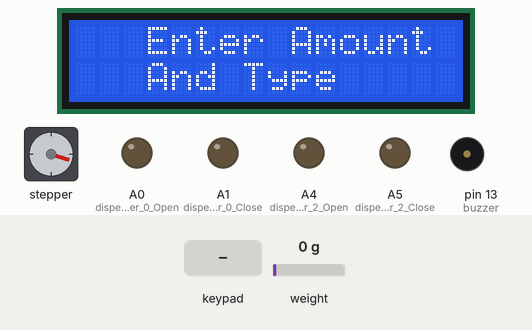
Bench run of a sketch on a simulated Arduino Nano, built with avr-gcc and run on an emulated ATmega328P. Parts: stepper motor, 16×2 character LCD, output pins drawn as LEDs (lit = HIGH), buzzer (waves = sounding, pin HIGH). Wiring (inferred from the names in the program): stepper motor driver (200 steps per turn assumed): step pin 3; direction pin 2. Inputs (shaded band) come from the test bench; at power-on: weight on the scale 0 g. Pins used as bus, display or sensor lines are not drawn.

Above: at 11.2 s.
11.3 s: key 'C' pressed
At 13.9 s:
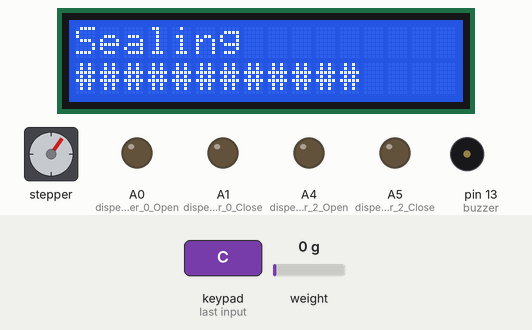
14.0 s: keypad keys 1 2 A pressed 0.4 s apart
At 18.1 s:
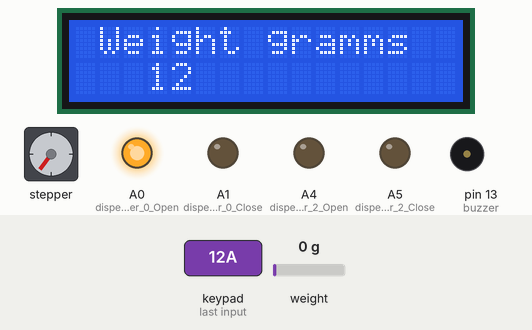
18.2 s: weight on the scale set to 10 g
21.2 s: weight on the scale set to 13 g
At 23.7 s:
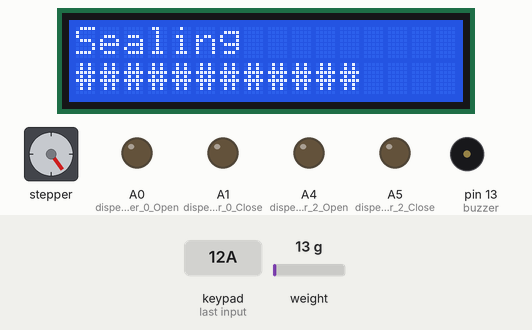
24.2 s: key 'A' pressed
At 28.3 s:
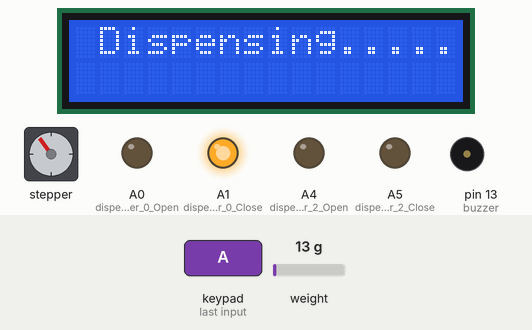
30.2 s: keypad keys 2 5 A pressed 0.4 s apart
At 55.8 s:
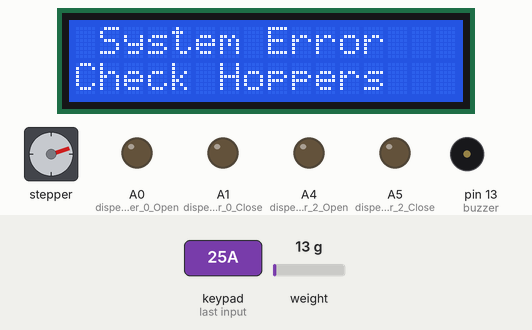
Timing chart, 0 to 57.3 s (numbered marks = the images above; inputs shaded):
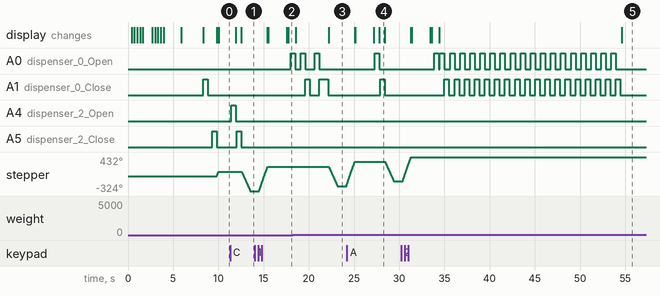

The sketch:

main.ino
```cpp
// Including the libraries

// Library for LCD over I2C Protocol
// Reference page https://www.arduino.cc/reference/en/libraries/liquidcrystal-i2c/
#include <LiquidCrystal_I2C.h>
// Library to use I2C protocol
#include <Wire.h>

// Library for KeyPad
#include <Keypad.h>

// Pin definitions
// Pin definitions should be added here and any references to the pins should be done through these definitions and should never be made directly to the pin address unless absolutely necessary.

// Dispensing Control Pins
#define dispenser_0_Open A0
#define dispenser_0_Close A1
#define dispenser_1_Open A7
#define dispenser_1_Close A6
#define dispenser_2_Open A4
#define dispenser_2_Close A5
#define dispenserOpenDelay 500  // in ms
#define dispenserCloseDelay 500 // in ms

// Weight Scale
#define HX711_dout 4
#define HX711_sck 5

// Library Code for Weight Scale
#include <HX711_ADC.h>
#include <EEPROM.h>

HX711_ADC LoadCell(HX711_dout, HX711_sck);

const int calVal_eepromAdress = 0;
unsigned long t = 0;

// End of Library Code for Weight Scale

// Pins A4 and A5 are used as communication pins SCL and SDA with the LCD
// Pins 0 and 1 used for serial communication and hence not used for any other purpose for stabilty

// Keypad Connections
#define keypad_row1 22
#define keypad_row2 24
#define keypad_row3 26
#define keypad_row4 28

#define keypad_col1 30
#define keypad_col2 32
#define keypad_col3 34
#define keypad_col4 36

// Library Code for Keypad

const byte ROWS = 4; // four rows
const byte COLS = 4; // four columns
/*
Default Key layout
char keys[ROWS][COLS] = {
    {'1', '2', '3', 'A'},
    {'4', '5', '6', 'B'},
    {'7', '8', '9', 'C'},
    {'#', '0', '*', 'D'}};
*/

// Custom Layout
char keys[ROWS][COLS] = {
    {'D', '*', '0', '#'},
    {'C', '9', '8', '7'},
    {'B', '6', '5', '4'},
    {'A', '3', '2', '1'}};
byte rowPins[ROWS] = {keypad_row1, keypad_row2, keypad_row3, keypad_row4}; // connect to the row pinouts of the keypad
byte colPins[COLS] = {keypad_col1, keypad_col2, keypad_col3, keypad_col4}; // connect to the column pinouts of the keypad

Keypad keypad = Keypad(makeKeymap(keys), rowPins, colPins, ROWS, COLS);

// End of Library Code for Keypad

// Buzzer

#define buzzer 13

#define LCDColumns 16
#define LCDRows 2
LiquidCrystal_I2C lcd(0x27, LCDColumns, LCDRows); // Setting up the LCD at address 0x27
#define TextScrollSpeed 300
#define TextScrollRest 400
// Sealing Unit
#define dirPin 2
#define stepPin 3
#define sealerSteps 240 // Change this value as need to adjest the movement of the sealer
#define sealersetupsteps 60

// Offset values for Grams
#define Type1OffSet 0
#define Type2OffSet 0
#define Type3OffSet 0

#define MaxTimetoDispence 20000
#define shakeInterval 500

// Custom Functions Prototypes
// Greeting Message
void greetText();
// Initialises the Hoppers
void starthoppers();
// Initialise Sealer
void resetsealer();
// Give an audio alert to the user
void beeper(int beeps);
// Get the Order details from the customer
int getdetails(char *typetodispence);
// Getts a character from the KeyPad
char getachar();
// To dispence a given amount from a given type
void dispence(char typetodispence, int weighttodispence);
// To get the mass from the scale
int getWeightFromScale();
// To open the hopper
void openhopper(char hopper);
// To close the hopper
void closehopper(char hopper);
// A helpper function to make mixtures
void dispenceMixture(int weighttodispence);
// To seal the bag using the stepper motor
void seal();
// Ending the program gracefully
void thankyou();
// Reset Function
void (*resetFunc)(void) = 0; // declare reset function at address 0
// Handelling Errors Gracefully
void systemerror();

// Main Entry Point
void setup()
{
  // Code to run once:

  // Setup Dispensers as output pins
  pinMode(dispenser_0_Open, OUTPUT);
  pinMode(dispenser_0_Close, OUTPUT);
  pinMode(dispenser_1_Open, OUTPUT);
  pinMode(dispenser_1_Close, OUTPUT);
  pinMode(dispenser_2_Open, OUTPUT);
  pinMode(dispenser_2_Close, OUTPUT);

  // Setup Buzzer as output
  pinMode(buzzer, OUTPUT);

  // Setup Stepper Motor Pins as output pins
  pinMode(stepPin, OUTPUT);
  pinMode(dirPin, OUTPUT);

  lcd.init(); // initialize the lcd
  lcd.backlight();

  lcd.setCursor(0, 0);
  greetText();

  delay(500);
  //  beeper(1);

  //  delay(10);
  lcd.clear();
  lcd.setCursor(3, 0);
  lcd.print("Starting...");
  lcd.setCursor(2, 1);
  lcd.print("Scale");

  LoadCell.begin();
  float calibrationValue;   // calibration value (see example file "Calibration.ino")
  calibrationValue = 696.0; // uncomment this if you want to set the calibration value in the sketch

  EEPROM.get(calVal_eepromAdress, calibrationValue); // uncomment this if you want to fetch the calibration value from eeprom

  unsigned long stabilizingtime = 2000; // preciscion right after power-up can be improved by adding a few seconds of stabilizing time
  boolean _tare = true;                 // set this to false if you don't want tare to be performed in the next step
  LoadCell.start(stabilizingtime, _tare);
  if (LoadCell.getTareTimeoutFlag())
  {
    lcd.clear();
    lcd.setCursor(3, 0);
    lcd.print("Timeout");
    lcd.setCursor(2, 1);
    lcd.print("Check Wiring");
    while (1)
      ;
  }
  else
  {
    LoadCell.setCalFactor(calibrationValue); // set calibration value (float)
    lcd.clear();
    lcd.setCursor(3, 0);
    lcd.print("Scale Ready");
    starthoppers();
    resetsealer();
    lcd.clear();
    lcd.setCursor(3, 0);
    lcd.print("System Ready");
  }
}

// Main Loop
void loop()
{
  // put your main code here, to run repeatedly:
  char typetodispence;
  int weighttodispence = getdetails(&typetodispence);
  if (typetodispence == 'D')
  {
    dispenceMixture(weighttodispence);
  }
  else
  {
    dispence(typetodispence, weighttodispence);
  }
  seal();
  thankyou();
}

// Custom Functions

// Function to get what to dispence from the customer
int getdetails(char *typetodispence)
{
  int weight = 0;
  lcd.clear();
  lcd.setCursor(3, 0);
  lcd.print("Enter Amount");
  lcd.setCursor(3, 1);
  lcd.print("And Type");

  while (1)
  {
    char got = getachar();

    if (got == '*')
    {
      weight /= 10;
    }
    else if (got == '#')
    {
      weight = 0;
    }
    else if (got == 'A' || got == 'B' || got == 'C' || got == 'D')
    {
      *typetodispence = got;
      return weight;
    }
    else
    {
      weight *= 10;
      weight += got - '0';
    }

    lcd.clear();
    lcd.setCursor(1, 0);
    lcd.print("Weight gramms");
    lcd.setCursor(3, 1);
    String weightDisplay = String(weight);
    lcd.print(weightDisplay);
  }
}

char getachar()
{
  while (1)
  {
    char key = keypad.getKey();

    if (key)
    {
      return (key);
    }
  }
}

// Function to give an audio alert to the user
void beeper(int beeps)
{
  for (int i = 0; i < beeps; i++)
  {
    // turn on the buzzer at 1535 frequency for 500 milliseconds
    tone(buzzer, 1535, 500);
    // add another 500 milliseconds of silence
    delay(1000);
    // Stop the buzzer
    noTone(buzzer);
    digitalWrite(buzzer, HIGH);
  }
}

void dispence(char typetodispence, int weighttodispence)
{
  delay(100);
  unsigned long StartTime = millis();
  int tare = getWeightFromScale();
  int offset;
  switch (typetodispence)
  {
  case 'A':
    offset = Type1OffSet;
    break;
  case 'B':
    offset = Type2OffSet;
    break;
  case 'C':
    offset = Type3OffSet;
    break;
  }
  int target = tare + weighttodispence - offset;
  openhopper(typetodispence);
  lcd.clear();
  lcd.setCursor(1, 0);
  lcd.print("Dispensing.....");
  int shaketime = millis();
  do
  {
    int progress = (int)(((float)weighttodispence / ((float)target - (float)tare)) * (float)16);
    lcd.setCursor(1, 1);
    for (int i = 0; i < progress; i++)
    {
      lcd.print("#");
    }
    delay(100);
    {
      if ((millis() - StartTime) >= MaxTimetoDispence)
      {
        systemerror();
      }
    }
    {
      if ((millis() - shaketime) > shakeInterval)
      {
        openhopper(typetodispence);
        closehopper(typetodispence);
        shaketime = millis();
      }
    }
  } while (target > getWeightFromScale());
  closehopper(typetodispence);
}

void dispenceMixture(int weighttodispence)
{
  int smallWeights = weighttodispence / 6;
  for (int i = 0; i < 2; i++)
  {
    dispence('A', smallWeights);
    delay(1000);
    dispence('B', smallWeights);
    delay(1000);
    dispence('C', smallWeights);
    delay(1000);
  }
}

void openhopper(char dispenser)
{
  switch (dispenser)
  {
  case 'A':
    digitalWrite(dispenser_0_Open, HIGH);
    delay(dispenserOpenDelay);
    digitalWrite(dispenser_0_Open, LOW);
    break;

  case 'B':
    digitalWrite(dispenser_1_Open, HIGH);
    delay(dispenserOpenDelay);
    digitalWrite(dispenser_1_Open, LOW);
    break;

  case 'C':
    digitalWrite(dispenser_2_Open, HIGH);
    delay(dispenserOpenDelay);
    digitalWrite(dispenser_2_Open, LOW);
    break;
  }
}
void closehopper(char dispenser)
{
  switch (dispenser)
  {
  case 'A':
    digitalWrite(dispenser_0_Close, HIGH);
    delay(dispenserCloseDelay);
    digitalWrite(dispenser_0_Close, LOW);
    break;

  case 'B':
    digitalWrite(dispenser_1_Close, HIGH);
    delay(dispenserCloseDelay);
    digitalWrite(dispenser_1_Close, LOW);
    break;

  case 'C':
    digitalWrite(dispenser_2_Close, HIGH);
    delay(dispenserCloseDelay);
    digitalWrite(dispenser_2_Close, LOW);
    break;
  }
}

int getWeightFromScale()
{

  static boolean newDataReady = 0;
  const int weightReadDelayInterval = 0; // increase value to slow down return activity

  // check for new data/start next conversion:
  if (LoadCell.update())
    newDataReady = true;

  // get smoothed value from the dataset:
  if (newDataReady)
  {
    if (millis() > t + weightReadDelayInterval)
    {
      float i = LoadCell.getData();
      newDataReady = 0;
      t = millis();
      return i;
    }
  }
}

void seal()
{
  lcd.clear();
  lcd.setCursor(0, 0);
  lcd.print("Sealing");
  lcd.setCursor(0, 2);
  lcd.print("############");

  digitalWrite(dirPin, LOW);

  // Spin motor slowly
  for (int x = 0; x < sealerSteps; x++)
  {
    digitalWrite(stepPin, HIGH);
    delayMicroseconds(1000);
    digitalWrite(stepPin, LOW);
    delayMicroseconds(1000);
    delay(2);
  }
  delay(1000); // Wait a second

  // Set motor direction counterclockwise (reverse)
  digitalWrite(dirPin, HIGH);

  // Spin motor quickly
  for (int x = 0; x < sealerSteps; x++)
  {
    digitalWrite(stepPin, HIGH);
    delayMicroseconds(1000);
    digitalWrite(stepPin, LOW);
    delayMicroseconds(1000);
    delay(1);
  }
  resetsealer();
}

void thankyou()
{

  lcd.clear();

  lcd.setCursor(0, 0);
  lcd.print("Hardware Project");
  lcd.setCursor(2, 1);
  lcd.print("IT Group 12");

  lcd.clear();
  lcd.setCursor(3, 0);
  lcd.print("Thank You!");
  lcd.setCursor(2, 1);
  lcd.print("Next Please");
  delay(2000);
}
void starthoppers()
{
  lcd.clear();
  lcd.setCursor(1, 0);
  lcd.print("Starting Hoppers");

  digitalWrite(dispenser_0_Close, HIGH);
  delay(dispenserCloseDelay);
  digitalWrite(dispenser_0_Close, LOW);

  digitalWrite(dispenser_1_Close, HIGH);
  delay(dispenserCloseDelay);
  digitalWrite(dispenser_1_Close, LOW);

  digitalWrite(dispenser_2_Close, HIGH);
  delay(dispenserCloseDelay);
  digitalWrite(dispenser_2_Close, LOW);
}

void resetsealer()
{

  lcd.clear();
  lcd.setCursor(1, 0);
  lcd.print("Initialising");
  lcd.setCursor(2, 0);
  lcd.print("Sealer...");
  digitalWrite(dirPin, HIGH);
  for (int x = 0; x < sealersetupsteps; x++)
  {
    digitalWrite(stepPin, HIGH);
    delayMicroseconds(1000);
    digitalWrite(stepPin, LOW);
    delayMicroseconds(1000);
    delay(1);
  }
}

void greetText()
{
  String text = "Spicy Bites";
  int text_Len = text.length();
  //  int j = 0;
  for (int i = 0; i < (LCDColumns - text_Len + 1); i++)
  {
    lcd.clear();
    lcd.setCursor(i, 0);
    lcd.print(text);
    delay(TextScrollSpeed);
  }

  delay(TextScrollRest);

  for (int i = (LCDColumns - text_Len); i > -1; i--)
  {
    lcd.clear();
    lcd.setCursor(i, 0);
    lcd.print(text);
    delay(TextScrollSpeed);
  }

  delay(TextScrollRest);

  lcd.clear();
  lcd.setCursor(0, 0);
  lcd.print(text);
  delay(TextScrollSpeed);

  delay(TextScrollRest);
}

void systemerror()
{

  lcd.clear();
  lcd.setCursor(1, 0);
  lcd.print("System Error");
  lcd.setCursor(0, 1);
  lcd.print("Check Hoppers");
  delay(10000);
  lcd.clear();
  lcd.setCursor(1, 0);
  lcd.print("Check Hoppers");
  lcd.setCursor(0, 1);
  lcd.print("Rebooting...");
  delay(2000);
  resetFunc();
}
```

Measured:
- the behaviour switches between 11 and 12 g on weight on the scale (found by bisection; images 2 and 3)
- after the input at 11.3 s, A4 (dispenser_2_Open): LOW → HIGH after 0.11 s, → LOW 0.50 s later; A5 (dispenser_2_Close): LOW → HIGH after 0.73 s, → LOW 0.50 s later; stepper: turns 432° counter-clockwise in 0.96 s, starting after 1.3 s; the display: first changes after 0.63 s (image 1 shows a later state)
- after the input at 14.0 s, A0 (dispenser_0_Open): LOW → HIGH after 4.0 s; the display: first differs from a run without the input after 3.6 s (image 2 shows a later state)
- after the input at 21.2 s, A0 (dispenser_0_Open): stays LOW (without the input it goes to HIGH after 1.1 s); stepper: turns 432° counter-clockwise in 0.96 s, then 15° clockwise in 0.02 s; the display: changes after 1.0 s (image 3)
- after the input at 24.2 s, A0 (dispenser_0_Open): LOW → HIGH after 3.1 s, → LOW 0.50 s later; A1 (dispenser_0_Close): LOW → HIGH after 3.7 s, → LOW 0.50 s later; the display: first differs from a run without the input after 3.6 s (image 4)
- after the input at 30.2 s, A0 (dispenser_0_Open): goes HIGH 0.50 s, LOW 0.13 s, 17 × (HIGH 0.50 s, LOW 0.62 s), HIGH 0.50 s, then LOW, starting after 3.7 s; A1 (dispenser_0_Close): alternates HIGH for 0.50 s and LOW for 0.62 s, 36 changes in all, then stays LOW, starting after 4.8 s
- what the display in image 4 shows lasts 0.6 s, from 27.8 s to 28.4 s
